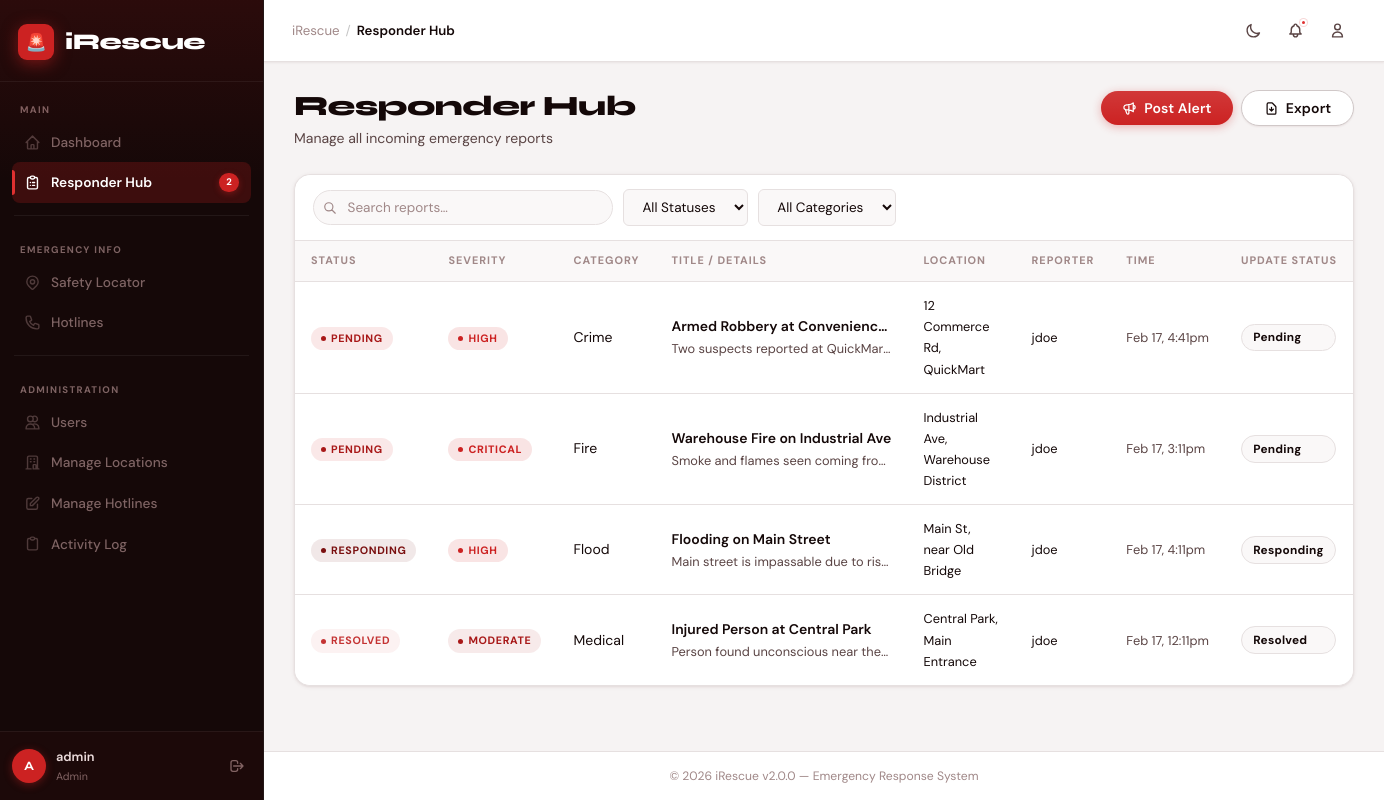
The page /responder_hub.php (signed in) on the database its author committed.
### tables this page shows
CREATE TABLE `reports` (
  `id`            INT(11) NOT NULL AUTO_INCREMENT,
  `user_id`       INT(11) NOT NULL,
  `category`      ENUM('Fire','Flood','Medical','Crime','Accident','Other') NOT NULL,
  `severity`      ENUM('Low','Moderate','High','Critical') NOT NULL DEFAULT 'Moderate',
  `title`         VARCHAR(255) NOT NULL DEFAULT '',
  `details`       TEXT NOT NULL,
  `location_lat`  DECIMAL(10,8) DEFAULT NULL,
  `location_lng`  DECIMAL(11,8) DEFAULT NULL,
  `address`       VARCHAR(255) DEFAULT NULL,
  `photo_path`    VARCHAR(255) DEFAULT NULL,
  `zone`          VARCHAR(50) NOT NULL DEFAULT 'Unassigned',
  `status`        ENUM('Pending','Responding','Resolved','Closed') NOT NULL DEFAULT 'Pending',
  `assigned_to`   INT(11) DEFAULT NULL,
  `resolved_at`   DATETIME DEFAULT NULL,
  `timestamp`     TIMESTAMP NOT NULL DEFAULT CURRENT_TIMESTAMP,
  `updated_at`    TIMESTAMP NOT NULL DEFAULT CURRENT_TIMESTAMP ON UPDATE CURRENT_TIMESTAMP,
  PRIMARY KEY (`id`),
  KEY `user_id` (`user_id`),
  KEY `assigned_to` (`assigned_to`),
  CONSTRAINT `reports_ibfk_1` FOREIGN KEY (`user_id`) REFERENCES `users` (`id`),
  CONSTRAINT `reports_ibfk_2` FOREIGN KEY (`assigned_to`) REFERENCES `users` (`id`) ON DELETE SET NULL
);

CREATE TABLE `users` (
  `id`                INT(11) NOT NULL AUTO_INCREMENT,
  `username`          VARCHAR(50) NOT NULL,
  `email`             VARCHAR(100) NOT NULL,
  `password`          VARCHAR(255) NOT NULL,
  `full_name`         VARCHAR(100) DEFAULT NULL,
  `role`              ENUM('user','responder','admin') NOT NULL DEFAULT 'user',
  `is_verified`       TINYINT(1) NOT NULL DEFAULT 0,
  `verify_token`      VARCHAR(64) DEFAULT NULL,
  `reset_token`       VARCHAR(64) DEFAULT NULL,
  `reset_token_expiry` DATETIME DEFAULT NULL,
  `avatar_url`        VARCHAR(255) DEFAULT NULL,
  `last_login`        DATETIME DEFAULT NULL,
  `login_attempts`    INT(3) NOT NULL DEFAULT 0,
  `locked_until`      DATETIME DEFAULT NULL,
  `created_at`        TIMESTAMP NOT NULL DEFAULT CURRENT_TIMESTAMP,
  PRIMARY KEY (`id`),
  UNIQUE KEY `username` (`username`),
  UNIQUE KEY `email` (`email`)
);

### config.php (called while the page is built, shortened)
<?php
function is_logged_in(): bool {
    return isset($_SESSION['loggedin']) && $_SESSION['loggedin'] === true;
}
function is_admin(): bool {
    return is_logged_in() && $_SESSION['role'] === 'admin';
}
?>

### responder_hub.php (the view, shortened to what this page needs)
<?php
require_once 'config.php';
$where = [];
$where_sql = $where ? 'WHERE ' . implode(' AND ', $where) : '';
$reports_q = $mysqli->query("
    SELECT r.*, u.username as reporter, u2.username as assignee
    FROM reports r
    JOIN users u ON r.user_id = u.id
    LEFT JOIN users u2 ON r.assigned_to = u2.id
    {$where_sql}
    ORDER BY FIELD(r.status,'Pending','Responding','Resolved','Closed'), r.timestamp DESC
");
require_once 'header.php';
?>
<div class="page-header">
    <div class="page-header-left">
        <h1>Responder Hub</h1>
        <p>Manage all incoming emergency reports</p>
    </div>
    <div class="page-header-actions">
        <?php if (is_admin()): ?>
        <a href="post_alert.php" class="btn btn-primary">
            Post Alert
        </a>
        <?php endif; ?>
        <a href="export.php?type=reports" class="btn btn-secondary">
            <svg width="15" height="15" fill="none" stroke="currentColor" viewBox="0 0 24 24"><path stroke-linecap="round" stroke-linejoin="round" stroke-width="2" d="M12 10v6m0 0l-3-3m3 3l3-3m2 8H7a2 2 0 01-2-2V5a2 2 0 012-2h5.586a1 1 0 01.707.293l5.414 5.414a1 1 0 01.293.707V19a2 2 0 01-2 2z"/></svg>
            Export
        </a>
    </div>
</div>
<div class="card">
    <div class="table-toolbar">
        <div class="search-input-wrap">
            <input type="text" class="search-input" placeholder="Search reports…"
                   data-table="incidents-table" data-search>
        </div>
        <select class="filter-select" data-table="incidents-table" data-filter-col="0">
            <option value="">All Statuses</option>
        </select>
        <select class="filter-select" data-table="incidents-table" data-filter-col="2">
            <option value="">All Categories</option>
        </select>
    </div>
    <div style="overflow-x:auto;">
        <table id="incidents-table">
            <thead>
                <tr>
                    <th data-sort="0">Status</th>
                    <th data-sort="1">Severity</th>
                    <th data-sort="2">Category</th>
                    <th data-sort="3">Title / Details</th>
                    <th>Location</th>
                    <th>Reporter</th>
                    <th data-sort="6">Time</th>
                    <th>Update Status</th>
                </tr>
            </thead>
            <tbody>
            <?php if ($reports_q && $reports_q->num_rows > 0): ?>
                <?php while ($r = $reports_q->fetch_assoc()): ?>
                <tr>
                    <td><span class="badge badge-<?php echo strtolower($r['status']); ?>"><?php echo $r['status']; ?></span></td>
                    <td><span class="badge badge-<?php echo strtolower($r['severity']); ?>"><?php echo $r['severity']; ?></span></td>
                    <td><?php echo htmlspecialchars($r['category']); ?></td>
                    <td>
                        <div class="fw-600 truncate" style="max-width:220px;" title="<?php echo htmlspecialchars($r['details']); ?>">
                            <?php echo htmlspecialchars($r['title'] ?: $r['category']); ?>
                        </div>
                        <div class="text-sm text-muted truncate" style="max-width:220px;">
                            <?php echo htmlspecialchars(substr($r['details'],0,60)); ?>…
                        </div>
                    </td>
                    <td class="text-sm"><?php echo $r['address'] ? htmlspecialchars($r['address']) : htmlspecialchars($r['zone']); ?></td>
                    <td class="text-sm"><?php echo htmlspecialchars($r['reporter']); ?></td>
                    <td class="text-sm text-muted" style="white-space:nowrap;">
                        <?php echo date('M j, g:ia', strtotime($r['timestamp'])); ?>
                    </td>
                    <td>
                        <select class="status-select" data-report-id="<?php echo $r['id']; ?>">
                            <?php foreach (['Pending','Responding','Resolved','Closed'] as $st): ?>
                            <option value="<?php echo $st; ?>" <?php echo $r['status']===$st?'selected':''; ?>><?php echo $st; ?></option>
                            <?php endforeach; ?>
                        </select>
                    </td>
                </tr>
                <?php endwhile; ?>
            <?php else: ?>
                <tr><td colspan="8"><div class="empty-state"><div class="empty-icon">📋</div><h3>No Reports Found</h3></div></td></tr>
            <?php endif; ?>
            </tbody>
        </table>
    </div>
</div>
<?php require_once 'footer.php'; ?>

### rows shown on the page
reports: status "PENDING", severity "HIGH", category "Crime", title "Armed Robbery at Convenienc…", details "Two suspects reported at QuickMar…", address "12 Commerce Rd, QuickMart", user.username "jdoe", timestamp "Feb 17, 4:41pm", status+id "Pending"
reports: status "PENDING", severity "CRITICAL", category "Fire", title "Warehouse Fire on Industrial Ave", details "Smoke and flames seen coming fro…", address "Industrial Ave, Warehouse District", user.username "jdoe", timestamp "Feb 17, 3:11pm", status+id "Pending"
reports: status "RESPONDING", severity "HIGH", category "Flood", title "Flooding on Main Street", details "Main street is impassable due to ris…", address "Main St, near Old Bridge", user.username "jdoe", timestamp "Feb 17, 4:11pm", status+id "Responding"
reports: status "RESOLVED", severity "MODERATE", category "Medical", title "Injured Person at Central Park", details "Person found unconscious near the…", address "Central Park, Main Entrance", user.username "jdoe", timestamp "Feb 17, 12:11pm", status+id "Resolved"

### other values the page prints
$pending_count "2"
$user_initial "A"
$_SESSION['username'] "admin"
$_SESSION['role'] "Admin"
$page_title "Responder Hub"
APP_NAME "iRescue"
APP_VERSION "2.0.0"
